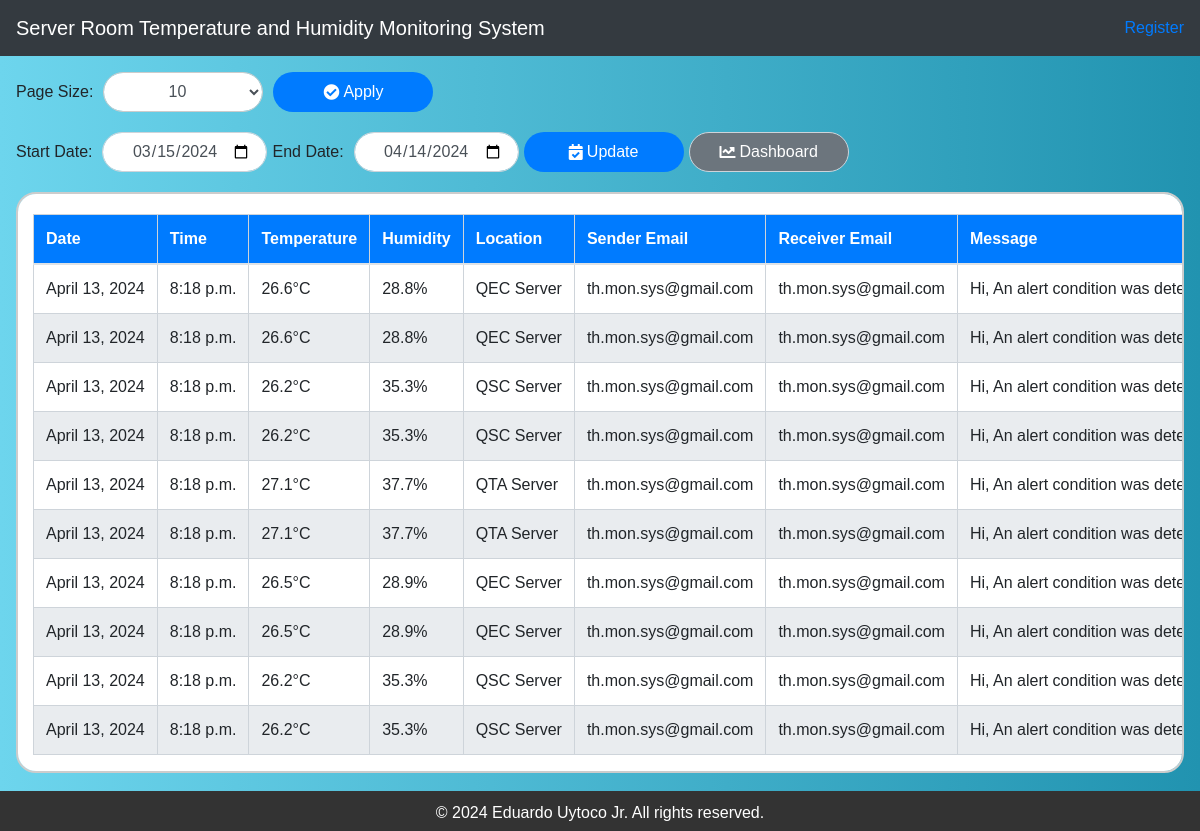
Screenshot of /monitoring/email-alerts/ with the database file from the repository.
### monitoring/models.py (models this page shows, shortened)
class AlertData(models.Model):
    temperature = models.FloatField()
    humidity = models.FloatField()
    database_key = models.CharField(max_length=100)
    sender_email = models.EmailField()
    receiver_email = models.EmailField()
    message = models.TextField()
    date = models.DateField(auto_now_add=True)  # Automatically set the date when the object is created
    time = models.TimeField(auto_now_add=True)  # Automatically set the time when the object is created

### monitoring/views.py (the view)
# urls.py: path('email-alerts/', views.email_alerts, name='email_alerts'),
def email_alerts(request):
    page_size = int(request.GET.get('page_size', 10))
    default_end_date = datetime.now().strftime('%Y-%m-%d')
    default_start_date = (datetime.now() - timedelta(days=30)).strftime('%Y-%m-%d')
    alerts_list = AlertData.objects.all()
    paginator = Paginator(alerts_list, page_size)
    page = request.GET.get('page')
    try:
        alerts = paginator.page(page)
    except PageNotAnInteger:
        alerts = paginator.page(1)
    except EmptyPage:
        alerts = paginator.page(paginator.num_pages)
    return render(request, 'monitoring/email_alerts.html', {'alerts': alerts, 'page_size': page_size, 'default_start_date': default_start_date, 'default_end_date': default_end_date, 'show_navbar': True})

### monitoring/templates/monitoring/email_alerts.html (shortened to what this page needs)
{% extends 'base.html' %}
{% load static %}
{% block content %}
    <link rel="stylesheet" href="{% static 'css/email_alerts_table.css' %}">
    <h1>Email Alerts</h1>
    <div class="form-inline centered-content">
        <label for="pageSize">Page Size:</label>
        <select id="pageSize" class="form-control">
            <option value="10" {% if page_size == 10 %} selected {% endif %}>10</option>
        </select>
        <button class="btn btn-secondary" id="applyPageSize">
            <i class="fas fa-check-circle mr-1"></i> Apply
        </button>    </div>
<div class="form-inline centered-content">
    <label for="startDate">Start Date:</label>
    <input type="date" id="startDate" class="form-control" name="startDate" value="{{ default_start_date }}">
    <label for="endDate">End Date:</label>
    <input type="date" id="endDate" class="form-control" name="endDate" value="{{ default_end_date }}">
    <button class="btn btn-info" id="applyDateRange">
        <i class="fas fa-calendar-check mr-1"></i> Update
    </button>
    <a href="{% url 'monitoring:dashboard' %}" class="btn btn-secondary btn-dashboard">
        <i class="fas fa-chart-line mr-1"></i> Dashboard
    </a>
</div>
    <div class="table-container centered-content">
        <table class="table">
            <thead>
                <tr>
                    <th>Date</th>
                    <th>Time</th>
                    <th>Temperature</th>
                    <th>Humidity</th>
                    <th>Location</th>
                    <th>Sender Email</th>
                    <th>Receiver Email</th>
                    <th>Message</th>
                </tr>
            </thead>
            <tbody>
                {% for alert in alerts %}
                    <tr>
                        <td>{{ alert.date }}</td>
                        <td>{{ alert.time}}</td>
                        <td>{{ alert.temperature }}°C</td>
                        <td>{{ alert.humidity }}%</td>
                        <td>{{ alert.database_key | upper  }} Server</td>
                        <td>{{ alert.sender_email }}</td>
                        <td>{{ alert.receiver_email }}</td>
                        <td>{{ alert.message }}</td>
                    </tr>
                {% endfor %}
            </tbody>
        </table>
    </div>
    <div class="pagination">
        <span class="step-links">
            <span class="current">
            </span>
            {% if alerts.has_next %}
                <a href="?page={{ alerts.next_page_number }}">next</a>
                <a href="?page={{ alerts.paginator.num_pages }}">last &raquo;</a>
            {% endif %}
        </span>
    </div>
{% endblock %}

### core/templates/base.html (shortened to what this page needs)
<!DOCTYPE html>
<html lang="en">
<head>
  {% load static %}
  <link href="https://stackpath.bootstrapcdn.com/bootstrap/4.5.2/css/bootstrap.min.css" rel="stylesheet">
  <link href="https://cdnjs.cloudflare.com/ajax/libs/font-awesome/5.15.1/css/all.min.css" rel="stylesheet">
  <link rel="stylesheet" href="{% static 'css/base.css' %}">
</head>
<body>
    <header>
      {% if show_navbar %}
      <nav class="navbar navbar-expand-lg navbar-dark bg-dark">
          <a class="navbar-brand" href="#">Server Room Temperature and Humidity Monitoring System</a>
          <div class="collapse navbar-collapse" id="navbarNav">
              <ul class="navbar-nav ml-auto">
                  {% if user.is_authenticated %}
                      <li class="nav-item dropdown">
                        <a class="nav-link dropdown-toggle" href="#" id="navbarDropdown" role="button" data-toggle="dropdown" aria-haspopup="true" aria-expanded="false">
                            {{ user.first_name|capfirst }} {{ user.last_name|capfirst }}
                        </a>
                        <div class="dropdown-menu" aria-labelledby="navbarDropdown">
                            <a class="dropdown-item" href="{% url 'accounts:edit-profile' %}">Edit Profile</a>
                            <a class="dropdown-item" href="{% url 'accounts:logout' %}">Logout</a>
                        </div>
                      </li>
                      <li class="nav-item dropdown">
                        <a class="nav-link dropdown-toggle" href="#" id="navbarDropdown" role="button" data-toggle="dropdown" aria-haspopup="true" aria-expanded="false">
                            <i class="fas fa-cog fa-sm mr-1"></i> Settings
                        </a>
                        <div class="dropdown-menu" aria-labelledby="navbarDropdown">
                            <a class="dropdown-item" href="{% url 'monitoring:email_settings' %}">
                                <a class="dropdown-item" href="{% url 'monitoring:email_settings' %}">Alert Settings</a>
                                <a class="dropdown-item" href="{% url 'monitoring:email_alerts' %}">Email Alerts</a>
                                <a class="dropdown-item" href="http://localhost:8000/admin/">Admin</a>
                            </a>
                        </div>
                    </li>
                  {% else %}
                      <li class="nav-item">
                          <a href="{% url 'accounts:register' %}" class="register">Register</a>
                      </li>
                  {% endif %}
              </ul>
          </div>
      </nav>
      {% endif %}    </header>
    <main>
        {% block content %}{% endblock %}
    </main>
    <footer>
        <p>&copy; 2024 Eduardo Uytoco Jr. All rights reserved.</p>
    </footer>
</body>
  </html>

### core/static/css/base.css (style rules this page uses)
html, body { margin: 0; padding: 0; height: 100%; }
body { display: flex; flex-direction: column; }
header { height: 60px; }
main { flex-grow: 1; padding: 1rem; overflow-y: auto; margin-top: -60px; margin-bottom: -40px; }
.navbar { background-color: #333; color: white; }
.navbar-brand { white-space: nowrap; overflow: hidden; text-overflow: ellipsis; }
footer { background-color: #333; color: white; text-align: center; padding: 10px 0; height: 40px; }
h1, h2, h3, h4, h5, h6 { margin-bottom: .5rem; font-weight: 500; line-height: 1.2; }
p { margin-top: 0; margin-bottom: 1rem; }
.navbar-brand { max-width: 60%; white-space: nowrap; overflow: hidden; text-overflow: ellipsis; }

### monitoring/static/css/email_alerts_table.css (style rules this page uses)
body, html { height: 100%; margin: 0; font-family: 'Arial', sans-serif; background: linear-gradient(to right, #6dd5ed, #2193b0); }
.btn, .form-inline.centered-content select, .form-inline.centered-content input[type="date"], .form-inline.centered-content button { border-radius: 30px; padding: 10px 15px; font-size: 16px; border: 1px solid #ced4da; transition: all 0.3s ease-in-out; height: 40px; margin-right: 5px; cursor: pointer; display: inline-flex; align-items: center; justify-content: center; min-width: 160px; text-align: center; }
.form-inline.centered-content { margin-bottom: 20px; }
.form-inline.centered-content label { margin-right: 10px; }
.form-inline.centered-content select { margin-right: 10px; padding: 8px 12px; font-size: 16px; border: 1px solid #ccc; }
.form-inline.centered-content button { padding: 10px 20px; font-size: 16px; background-color: #007bff; color: #fff; border: none; cursor: pointer; transition: background-color 0.3s ease; }
.table-container { padding: 0 15px; margin: 20px 0; border: 2px solid #ccc; border-radius: 20px; background-color: #fff; overflow-x: auto; }
.table { width: 100%; border-collapse: collapse; margin-top: 20px; }
.table th, .table td { padding: 12px; border: 1px solid #ced4da; text-align: left; white-space: nowrap; }
.table th { background-color: #007bff; color: white; }
.table tbody tr:nth-child(even) { background-color: #e9ecef; }
#applyPageSize { transition: transform 0.3s ease; }
#applyDateRange { transition: background-color 0.3s ease; }
.btn-dashboard { transition: color 0.3s ease; }
.pagination { margin-top: 20px; }
.pagination a { color: #007bff; padding: 8px 16px; text-decoration: none; }

### rows the page displays
AlertData: date "April 13, 2024", time "8:18 p.m.", temperature "26.6", humidity "28.8", database_key "QEC", sender_email "th.mon.sys@gmail.com", receiver_email "th.mon.sys@gmail.com", message "Hi, An alert condition was…"
AlertData: date "April 13, 2024", time "8:18 p.m.", temperature "26.6", humidity "28.8", database_key "QEC", sender_email "th.mon.sys@gmail.com", receiver_email "th.mon.sys@gmail.com", message "Hi, An alert condition was…"
AlertData: date "April 13, 2024", time "8:18 p.m.", temperature "26.2", humidity "35.3", database_key "QSC", sender_email "th.mon.sys@gmail.com", receiver_email "th.mon.sys@gmail.com", message "Hi, An alert condition was…"
AlertData: date "April 13, 2024", time "8:18 p.m.", temperature "26.2", humidity "35.3", database_key "QSC", sender_email "th.mon.sys@gmail.com", receiver_email "th.mon.sys@gmail.com", message "Hi, An alert condition was…"
AlertData: date "April 13, 2024", time "8:18 p.m.", temperature "27.1", humidity "37.7", database_key "QTA", sender_email "th.mon.sys@gmail.com", receiver_email "th.mon.sys@gmail.com", message "Hi, An alert condition was…"
AlertData: date "April 13, 2024", time "8:18 p.m.", temperature "27.1", humidity "37.7", database_key "QTA", sender_email "th.mon.sys@gmail.com", receiver_email "th.mon.sys@gmail.com", message "Hi, An alert condition was…"
AlertData: date "April 13, 2024", time "8:18 p.m.", temperature "26.5", humidity "28.9", database_key "QEC", sender_email "th.mon.sys@gmail.com", receiver_email "th.mon.sys@gmail.com", message "Hi, An alert condition was…"
AlertData: date "April 13, 2024", time "8:18 p.m.", temperature "26.5", humidity "28.9", database_key "QEC", sender_email "th.mon.sys@gmail.com", receiver_email "th.mon.sys@gmail.com", message "Hi, An alert condition was…"
AlertData: date "April 13, 2024", time "8:18 p.m.", temperature "26.2", humidity "35.3", database_key "QSC", sender_email "th.mon.sys@gmail.com", receiver_email "th.mon.sys@gmail.com", message "Hi, An alert condition was…"
AlertData: date "April 13, 2024", time "8:18 p.m.", temperature "26.2", humidity "35.3", database_key "QSC", sender_email "th.mon.sys@gmail.com", receiver_email "th.mon.sys@gmail.com", message "Hi, An alert condition was…"
